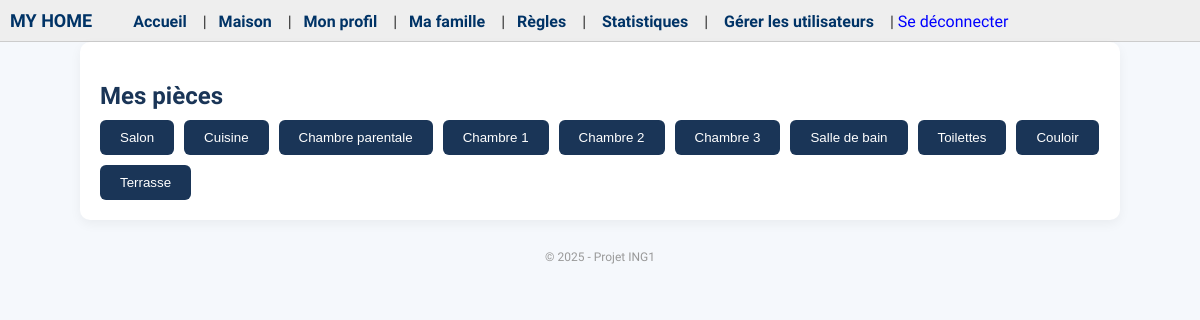
Screenshot of /maison/ (signed in) with the database file from the repository.
### objets/models.py (models this page shows, shortened)
class Piece(models.Model):
    nom = models.CharField(max_length=100)

### objets/views.py (the view)
# urls.py: path('maison/', maison_view, name='maison'),
@login_required
@profil_valide_required
def maison_view(request):
    pieces = Piece.objects.all()
    return render(request, 'maison.html', {'pieces': pieces})

### templates/maison.html (shortened to what this page needs)
{% extends 'base.html' %}
{% block content %}
  <h2>Mes pièces</h2>
  <div style="display: flex; flex-wrap: wrap; gap: 10px;">
    {% for piece in pieces %}
      <form action="{% url 'voir_piece' piece.id %}" method="get">
        <button style="padding: 10px 20px;">{{ piece.nom }}</button>
      </form>
    {% empty %}
      <p>Aucune pièce trouvée.</p>
    {% endfor %}
  </div>
{% endblock %}

### static/style.css (style rules this page uses)
body { font-family: 'Oswald', sans-serif; background-color: #F5F8FC; color: #333; margin: 0; padding: 0; }
h1, h2, h3 { color: #1A3557; margin-bottom: 10px; }
button, .btn { background-color: #1A3557; color: white; padding: 10px 16px; border: none; border-radius: 6px; cursor: pointer; transition: background-color 0.2s ease-in-out; }

### rows the page displays
Piece: nom "Salon"
Piece: nom "Cuisine"
Piece: nom "Chambre parentale"
Piece: nom "Chambre 1"
Piece: nom "Chambre 2"
Piece: nom "Chambre 3"
Piece: nom "Salle de bain"
Piece: nom "Toilettes"
Piece: nom "Couloir"
Piece: nom "Terrasse"
